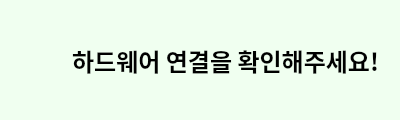
<?xml version="1.0" encoding="UTF-8"?>
<ui version="4.0">
 <class>Dialog</class>
 <widget class="QDialog" name="Dialog">
  <property name="geometry">
   <rect>
    <x>0</x>
    <y>0</y>
    <width>400</width>
    <height>120</height>
   </rect>
  </property>
  <property name="windowTitle">
   <string>Dialog</string>
  </property>
  <property name="styleSheet">
   <string notr="true">background-color : rgb(240,255,240)</string>
  </property>
  <widget class="QLabel" name="label">
   <property name="geometry">
    <rect>
     <x>60</x>
     <y>30</y>
     <width>331</width>
     <height>61</height>
    </rect>
   </property>
   <property name="font">
    <font>
     <family>에스코어 드림 6 Bold</family>
     <pointsize>18</pointsize>
     <weight>75</weight>
     <bold>true</bold>
    </font>
   </property>
   <property name="text">
    <string>하드웨어 연결을 확인해주세요!</string>
   </property>
   <property name="alignment">
    <set>Qt::AlignCenter</set>
   </property>
  </widget>
  <widget class="QLabel" name="label_2">
   <property name="geometry">
    <rect>
     <x>10</x>
     <y>40</y>
     <width>41</width>
     <height>41</height>
    </rect>
   </property>
   <property name="text">
    <string/>
   </property>
   <property name="pixmap">
    <pixmap>Image/error.png</pixmap>
   </property>
   <property name="scaledContents">
    <bool>true</bool>
   </property>
  </widget>
 </widget>
 <resources/>
 <connections/>
</ui>
